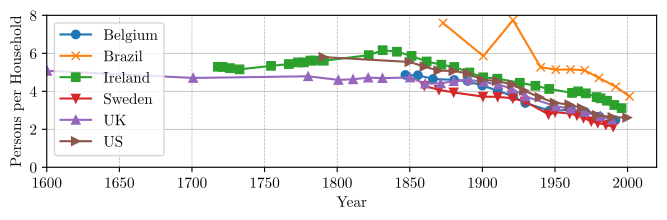

Write Python code to recreate this figure.
#%%
# runs code as interactive cell 
# https://code.visualstudio.com/docs/python/jupyter-support-py

# IMPORTS #######################################

# plotting
import matplotlib.pyplot as plt
import matplotlib.font_manager as font_manager
# unit conversion
cm = 1/2.54 # for inches-cm conversion
# time manipulation
from datetime import datetime

# data science
import numpy as np
import pandas as pd

# i/o
from pathlib import PurePath, Path

# SETUP #########################################

plt.rcParams.update({
    "text.usetex": True,
    "font.family": "Arial",
    "font.sans-serif": "Computer Modern",
    'font.size': 11
})

# DATA IMPORT ###################################

df_BE = pd.read_csv(
    filepath_or_buffer = 'data/Belgium.csv',
    sep = ',',
    skipinitialspace = True,
    header=None,
    names=['x', 'y'],
)
df_BR = pd.read_csv(
    filepath_or_buffer = 'data/Brazil.csv',
    sep = ',',
    skipinitialspace = True,
    header=None,
    names=['x', 'y'],
)
df_IE = pd.read_csv(
    filepath_or_buffer = 'data/Ireland.csv',
    sep = ',',
    skipinitialspace = True,
    header=None,
    names=['x', 'y'],
)
df_SW = pd.read_csv(
    filepath_or_buffer = 'data/Sweden.csv',
    sep = ',',
    skipinitialspace = True,
    header=None,
    names=['x', 'y'],
)
df_EN = pd.read_csv(
    filepath_or_buffer = 'data/UK.csv',
    sep = ',',
    skipinitialspace = True,
    header=None,
    names=['x', 'y'],
)
df_US = pd.read_csv(
    filepath_or_buffer = 'data/US.csv',
    sep = ',',
    skipinitialspace = True,
    header=None,
    names=['x', 'y'],
)
		
# DATA MANIPULATION #############################

# FIGURE ########################################

# SETUP ######################

fig, ax = plt.subplots(
    num = 'main',
    sharey = True,
    sharex = True,
    nrows = 1,
    ncols = 1,
    dpi = 300,
    figsize=(20*cm, 5*cm), # A4=(210x297)mm,
)

# AXIS SCALING ###############

# AXIS LIMITS ################

ax.set_xlim(1600, 2020)
ax.set_ylim(0, 8)


# TICKS AND LABELS ###########

# GRIDS ######################

ax.grid(which='both', axis='y', linestyle='-', linewidth = 0.5)
ax.grid(which='both', axis='x', linestyle='--', linewidth = 0.5)

# AXIS LABELS ################

ax.set_ylabel("Persons per Household")
ax.set_xlabel("Year")

# TITLE ######################

# PLOTTING ###################

ax.plot(
    df_BE['x'],
    df_BE['y'],
    marker = 'o',
    label = 'Belgium',
)
ax.plot(
    df_BR['x'],
    df_BR['y'],
    marker = 'x',
    label = 'Brazil',
)
ax.plot(
    df_IE['x'],
    df_IE['y'],
    marker = 's',
    label = 'Ireland',
)
ax.plot(
    df_SW['x'],
    df_SW['y'],
    marker = 'v',
    label = 'Sweden',
)
ax.plot(
    df_EN['x'],
    df_EN['y'],
    marker = '^',
    label = 'UK',
)
ax.plot(
    df_US['x'],
    df_US['y'],
    marker = '>',
    label = 'US',
)


# LEGEND ####################

ax.legend(
    loc = 'upper left',
)

# EXPORT #########################################

file_path = os.path.abspath(__file__)
file_name = os.path.splitext(os.path.basename(file_path))[0]
figure_name: str = str(file_name + '.pdf')

plt.savefig(
    fname = figure_name,
    format="pdf",
    bbox_inches='tight',
    transparent = False
)
# %%

# %%
